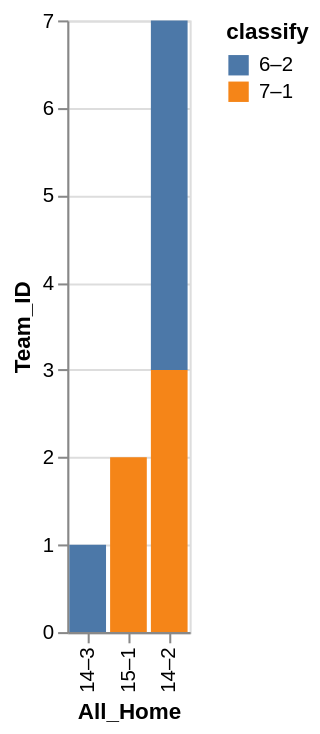

Vega-Lite specification stored for this chart:
### Vega-Lite specification from a JSON file in a GitHub repository (floating-point values rounded to 4 significant figures)
{"data": {"values": [{"x_data": "15–1", "y_data": 0, "classify": "6–2"}, {"x_data": "14–3", "y_data": 1, "classify": "6–2"}, {"x_data": "14–2", "y_data": 4, "classify": "6–2"}, {"x_data": "15–1", "y_data": 2, "classify": "7–1"}, {"x_data": "14–3", "y_data": 0, "classify": "7–1"}, {"x_data": "14–2", "y_data": 3, "classify": "7–1"}]}, "mark": "bar", "encoding": {"x": {"field": "x_data", "type": "nominal", "title": "All_Home", "sort": {"op": "sum", "field": "y_data", "order": "ascending"}}, "y": {"field": "y_data", "type": "quantitative", "title": "Team_ID"}, "color": {"field": "classify"}}}
